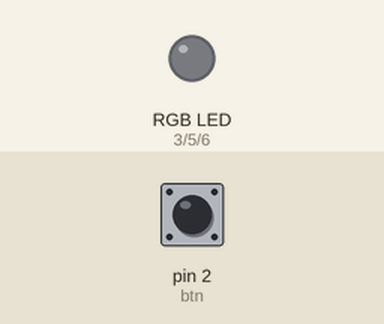
This sketch was run on a simulated Arduino Uno, built with avr-gcc and run on an emulated ATmega328P. On the bench: an RGB LED mixed from three pins (HIGH = lit). The inputs (shaded band) are chosen by the test bench; at power-on: pin 2 (btn) LOW. Dim RGB values are drawn brighter than linear.

Above: at 1.2 s.
1.3 s: pin 2 (btn) pulled HIGH for 1 s
At 3.5 s:
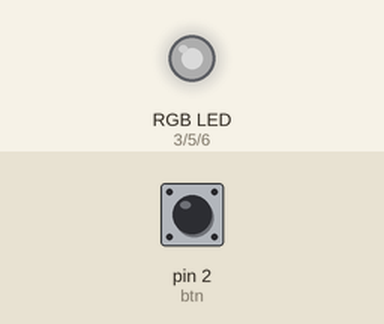
3.8 s: pin 2 (btn) pulled HIGH for 0.15 s
At 5.0 s:
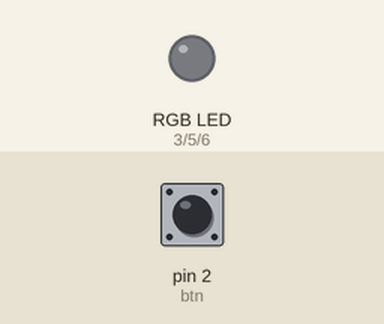
5.4 s: pin 2 (btn) pulled HIGH for 3.2 s
At 6.66 s:
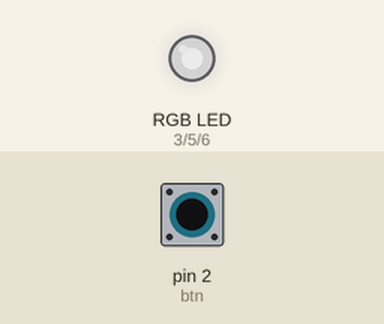
Timing chart, 0 to 10.1 s (numbered marks = the images above; inputs shaded):
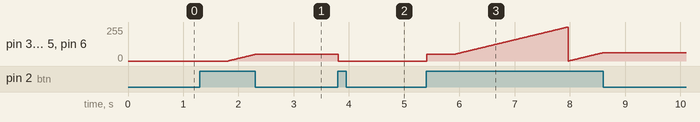

Measured:
- after the input at 1.3 s, pin 3 (redLED), pin 5 (greenLED), pin 6 (blueLED): moves from 0/255 to 50/255 over 0.49 s, starting after 0.51 s
- after the input at 3.8 s, pin 3 (redLED), pin 5 (greenLED), pin 6 (blueLED): 50/255 → 0/255 at once

The sketch:

LEDPMW.ino
```cpp
#define redLED 3
#define greenLED 5
#define blueLED 6

#define btn 2

int val = 0;
int old_val = 0;
int state = 0;
int brightness = 0;
unsigned long startTime = 0;

void setup() {
  // put your setup code here, to run once:
  pinMode(redLED,OUTPUT);
  pinMode(greenLED,OUTPUT);
  pinMode(blueLED,OUTPUT);
  pinMode(btn,INPUT);

}

void loop() {
  // put your main code here, to run repeatedly:
  val = digitalRead(btn);
  if((val == HIGH)&&(old_val == LOW)){
    state = 1 - state;
    startTime = millis();
    delay(10);
  }
  if((val == HIGH)&&(old_val ==HIGH)){
    if(state ==1 && (millis() - startTime) > 500){
      brightness++;
      delay(10);

      if(brightness > 255){
        brightness = 0;
      }
    }
  }

  old_val = val;
  if(state == 1){
    analogWrite(redLED,brightness);
    analogWrite(greenLED,brightness);
    analogWrite(blueLED,brightness);
  }else{
    analogWrite(redLED,0);
    analogWrite(greenLED,0);
    analogWrite(blueLED,0);
  }

}
```
